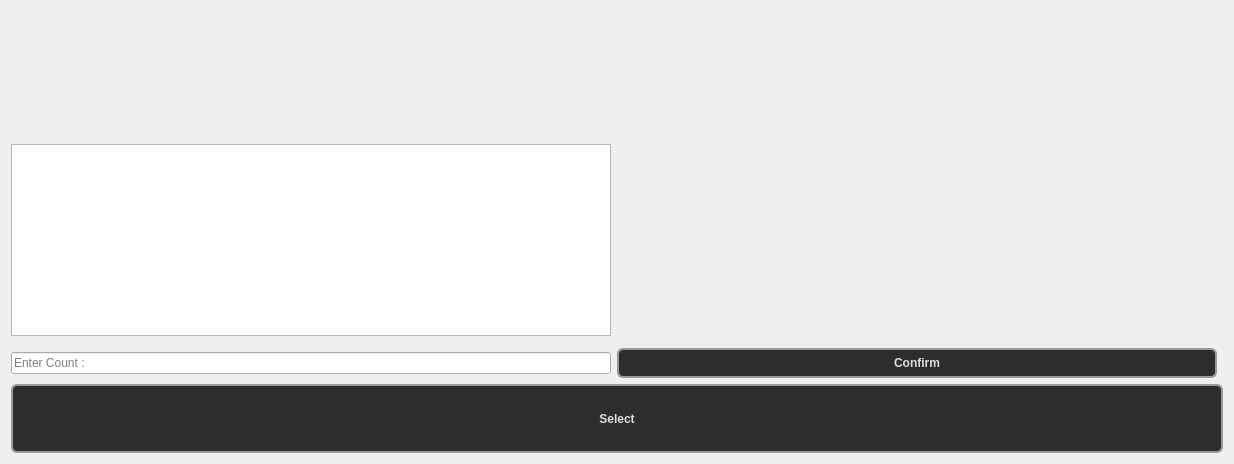
      <widget class="QWidget" name="Obj_Detec_Tab">
       <attribute name="title">
        <string>ObJect_Detection</string>
       </attribute>
       <layout class="QGridLayout" name="gridLayout_4">
        <item row="1" column="0">
         <widget class="QListWidget" name="list_Obj">
          <property name="sizePolicy">
           <sizepolicy hsizetype="Expanding" vsizetype="Expanding">
            <horstretch>0</horstretch>
            <verstretch>0</verstretch>
           </sizepolicy>
          </property>
          <property name="minimumSize">
           <size>
            <width>600</width>
            <height>0</height>
           </size>
          </property>
          <property name="maximumSize">
           <size>
            <width>16777215</width>
            <height>16777215</height>
           </size>
          </property>
         </widget>
        </item>
        <item row="3" column="0">
         <widget class="QLineEdit" name="Line_Count_Obj">
          <property name="placeholderText">
           <string>Enter Count :</string>
          </property>
         </widget>
        </item>
        <item row="7" column="0" colspan="5">
         <widget class="QPushButton" name="objectdetect_btn">
          <property name="minimumSize">
           <size>
            <width>0</width>
            <height>69</height>
           </size>
          </property>
          <property name="styleSheet">
           <string notr="true">QPushButton {
    background-color: #2d2d2d;          /* same tone as slider sub-page */
    border: 2px solid #999;             /* metallic border like slider lever */
    border-radius: 6px;
    padding: 6px 12px;
    color: #dddddd;
    font-weight: bold;
}

/* Hover effect: subtle brightness increase */
QPushButton:hover {
    background-color: #3a3a3a;
    border-color: #ccc;
}

QPushButton:pressed {
    background: qlineargradient(x1:0, y1:0, x2:0, y2:1,
        stop:0 #1a1a2a, stop:0.5 #0a0a1a, stop:1 #00000a);
    color: #a0a0ff;
    border: 2px solid #5555ff;
    text-shadow: 0px 0px 8px rgba(100, 100, 255, 0.7);
    box-shadow: 0px 0px 15px rgba(100, 100, 255, 0.4);
}</string>
          </property>
          <property name="text">
           <string>Select</string>
          </property>
         </widget>
        </item>
        <item row="3" column="1" colspan="3">
         <widget class="QPushButton" name="Btn_Confirm_Obj">
          <property name="styleSheet">
           <string notr="true">QPushButton {
    background-color: #2d2d2d;          /* same tone as slider sub-page */
    border: 2px solid #999;             /* metallic border like slider lever */
    border-radius: 6px;
    padding: 6px 12px;
    color: #dddddd;
    font-weight: bold;
}

/* Hover effect: subtle brightness increase */
QPushButton:hover {
    background-color: #3a3a3a;
    border-color: #ccc;
}

QPushButton:pressed {
    background: qlineargradient(x1:0, y1:0, x2:0, y2:1,
        stop:0 #1a1a2a, stop:0.5 #0a0a1a, stop:1 #00000a);
    color: #a0a0ff;
    border: 2px solid #5555ff;
    text-shadow: 0px 0px 8px rgba(100, 100, 255, 0.7);
    box-shadow: 0px 0px 15px rgba(100, 100, 255, 0.4);
}</string>
          </property>
          <property name="text">
           <string>Confirm</string>
          </property>
         </widget>
        </item>
        <item row="0" column="0">
         <widget class="QLabel" name="Count_Obj_Lab">
          <property name="minimumSize">
           <size>
            <width>0</width>
            <height>127</height>
           </size>
          </property>
          <property name="styleSheet">
           <string notr="true">font: 20pt &quot;MS Shell Dlg 2&quot;;</string>
          </property>
          <property name="text">
           <string/>
          </property>
         </widget>
        </item>
        <item row="0" column="1" rowspan="3" colspan="3">
         <widget class="QLabel" name="Object_Label">
          <property name="sizePolicy">
           <sizepolicy hsizetype="Expanding" vsizetype="Expanding">
            <horstretch>0</horstretch>
            <verstretch>0</verstretch>
           </sizepolicy>
          </property>
          <property name="minimumSize">
           <size>
            <width>600</width>
            <height>0</height>
           </size>
          </property>
          <property name="text">
           <string/>
          </property>
         </widget>
        </item>
       </layout>
      </widget>
